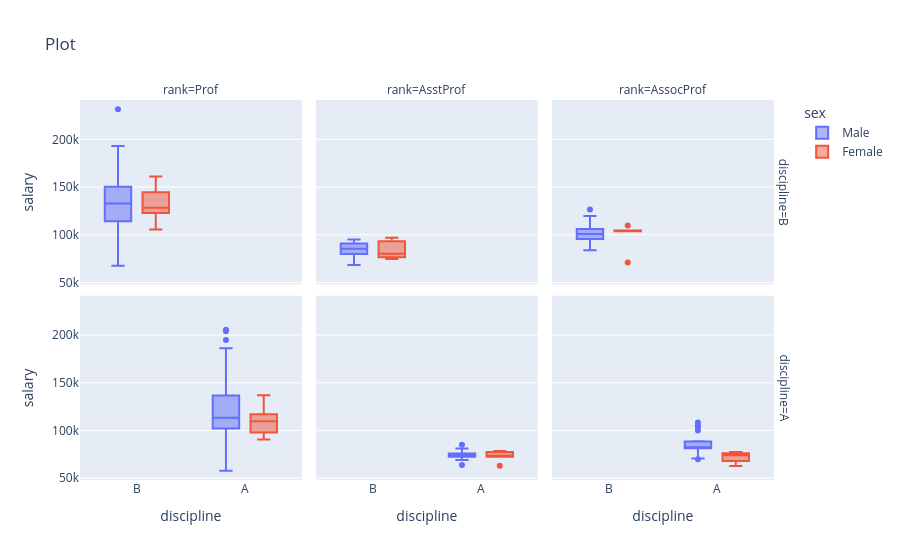

Source (notebook cell):
### Code cell
fig=px.box(data,  y='salary', x='discipline', facet_col="rank", facet_row="discipline", color='sex', title='Plot')

fig.show()

### Figure 1 — Plotly figure (JSON) as saved in the notebook; plotly's stock layout.template omitted (floating-point values rounded to 4 significant figures)
{"data": [{"alignmentgroup": "True", "hovertemplate": "sex=Male<br>discipline=%{x}<br>rank=Prof<br>salary=%{y}<extra></extra>", "legendgroup": "Male", "marker": {"color": "#636efa"}, "name": "Male", "notched": false, "offsetgroup": "Male", "orientation": "v", "showlegend": true, "type": "box", "x": ["B", "B", "B", "B", "B", "B", "B", "B", "B", "B", "B", "B", "B", "B", "B", "B", "B", "B", "B", "B", "B", "B", "B", "B", "B", "B", "B", "B", "B", "B", "B", "B", "B", "B", "B", "B", "B", "B", "B", "B", "B", "B", "B", "B", "B", "B", "B", "B", "B", "B", "B", "B", "B", "B", "B", "B", "B", "B", "B", "B", "B", "B", "B", "B", "B", "B", "B", "B", "B", "B", "B", "B", "B", "B", "B", "B", "B", "B", "B", "B", "B", "B", "B", "B", "B", "B", "B", "B", "B", "B", "B", "B", "B", "B", "B", "B", "B", "B", "B", "B", "B", "B", "B", "B", "B", "B", "B", "B", "B", "B", "B", "B", "B", "B", "B", "B", "B", "B", "B", "B", "B", "B", "B", "B", "B"], "x0": " ", "xaxis": "x4", "y": [139750, 173200, 115000, 141500, 175000, 147765, 119250, 104800, 117150, 101000, 118223, 132261, 117256, 155750, 125196, 146500, 101299, 231545, 94384, 114778, 98193, 126621, 108875, 106639, 117704, 109785, 101000, 99418, 91412, 126320, 146856, 100131, 92391, 113398, 150480, 193000, 150743, 135585, 144640, 132825, 152708, 172272, 166024, 123683, 129676, 102235, 106689, 133217, 126933, 153303, 112696, 119015, 156938, 128148, 111168, 118971, 137167, 176500, 105890, 167284, 130664, 181257, 151575, 93164, 134185, 111751, 147349, 142467, 141136, 150000, 101000, 134000, 107500, 153750, 180000, 133700, 122100, 189409, 114500, 119700, 160400, 152500, 165000, 96545, 162200, 120000, 163200, 111350, 128400, 126200, 145350, 146000, 119500, 170000, 145200, 129600, 67559, 134550, 135027, 104428, 162221, 124714, 151650, 134778, 192253, 116518, 145098, 151445, 98053, 145000, 128464, 137317, 106231, 114596, 162150, 150376, 107986, 142023, 128250, 144309, 186960, 93519, 142500, 138000, 145028], "y0": " ", "yaxis": "y4"}, {"alignmentgroup": "True", "hovertemplate": "sex=Male<br>discipline=%{x}<br>rank=AsstProf<br>salary=%{y}<extra></extra>", "legendgroup": "Male", "marker": {"color": "#636efa"}, "name": "Male", "notched": false, "offsetgroup": "Male", "orientation": "v", "showlegend": false, "type": "box", "x": ["B", "B", "B", "B", "B", "B", "B", "B", "B", "B", "B", "B", "B", "B", "B", "B", "B", "B", "B", "B", "B", "B", "B", "B", "B", "B", "B", "B", "B", "B", "B", "B", "B", "B", "B", "B", "B", "B"], "x0": " ", "xaxis": "x5", "y": [79750, 79800, 77700, 78000, 82379, 77000, 79916, 80225, 86373, 70768, 75044, 75243, 68404, 73266, 86100, 84240, 88825, 88400, 84000, 89942, 92000, 95079, 92000, 92000, 88000, 89516, 89942, 88795, 91227, 92700, 92000, 92700, 91300, 91000, 84716, 84500, 80139, 83600], "y0": " ", "yaxis": "y5"}, {"alignmentgroup": "True", "hovertemplate": "sex=Male<br>discipline=%{x}<br>rank=AssocProf<br>salary=%{y}<extra></extra>", "legendgroup": "Male", "marker": {"color": "#636efa"}, "name": "Male", "notched": false, "offsetgroup": "Male", "orientation": "v", "showlegend": false, "type": "box", "x": ["B", "B", "B", "B", "B", "B", "B", "B", "B", "B", "B", "B", "B", "B", "B", "B", "B", "B", "B", "B", "B", "B", "B", "B", "B", "B", "B", "B", "B", "B", "B", "B"], "x0": " ", "xaxis": "x6", "y": [97000, 119800, 100938, 93418, 103760, 83900, 90215, 100135, 90304, 100522, 107008, 105128, 105631, 95611, 113341, 95408, 98510, 101210, 105000, 95436, 100944, 100000, 106300, 86250, 90000, 113600, 118700, 105350, 107150, 95642, 126431, 99247], "y0": " ", "yaxis": "y6"}, {"alignmentgroup": "True", "hovertemplate": "sex=Male<br>discipline=%{x}<br>rank=Prof<br>salary=%{y}<extra></extra>", "legendgroup": "Male", "marker": {"color": "#636efa"}, "name": "Male", "notched": false, "offsetgroup": "Male", "orientation": "v", "showlegend": false, "type": "box", "x": ["A", "A", "A", "A", "A", "A", "A", "A", "A", "A", "A", "A", "A", "A", "A", "A", "A", "A", "A", "A", "A", "A", "A", "A", "A", "A", "A", "A", "A", "A", "A", "A", "A", "A", "A", "A", "A", "A", "A", "A", "A", "A", "A", "A", "A", "A", "A", "A", "A", "A", "A", "A", "A", "A", "A", "A", "A", "A", "A", "A", "A", "A", "A", "A", "A", "A", "A", "A", "A", "A", "A", "A", "A", "A", "A", "A", "A", "A", "A", "A", "A", "A", "A", "A", "A", "A", "A", "A", "A", "A", "A", "A", "A", "A", "A", "A", "A", "A", "A", "A", "A", "A", "A", "A", "A", "A", "A", "A", "A", "A", "A", "A", "A", "A", "A", "A", "A", "A", "A", "A", "A", "A", "A"], "x0": " ", "xaxis": "x", "y": [103450, 124750, 89565, 102580, 93904, 113068, 106294, 134885, 113543, 131205, 112429, 104279, 120806, 148500, 117515, 115313, 124309, 97262, 96614, 78162, 155500, 113278, 76840, 168635, 136000, 108262, 105668, 152664, 106608, 87800, 122400, 88175, 133900, 148750, 81700, 114000, 77202, 96200, 122875, 102600, 108200, 84273, 91100, 101100, 128800, 204000, 109000, 102000, 132000, 140300, 92550, 107550, 121200, 126000, 99000, 134800, 143940, 104350, 89650, 103700, 143250, 194800, 93000, 107200, 163200, 107100, 100600, 136500, 103600, 57800, 155865, 115800, 150500, 174500, 168500, 183800, 107300, 97150, 126300, 148800, 72300, 88600, 127100, 170500, 105260, 144050, 111350, 122500, 166800, 92050, 108100, 94350, 100351, 146800, 88709, 107309, 121946, 138771, 205500, 101036, 115435, 131950, 134690, 110515, 109707, 136660, 103275, 103649, 150680, 172505, 105000, 125192, 114330, 139219, 109305, 119450, 186023, 166605, 151292, 103106, 150564, 101738, 95329], "y0": " ", "yaxis": "y"}, {"alignmentgroup": "True", "hovertemplate": "sex=Male<br>discipline=%{x}<br>rank=AsstProf<br>salary=%{y}<extra></extra>", "legendgroup": "Male", "marker": {"color": "#636efa"}, "name": "Male", "notched": false, "offsetgroup": "Male", "orientation": "v", "showlegend": false, "type": "box", "x": ["A", "A", "A", "A", "A", "A", "A", "A", "A", "A", "A", "A", "A", "A", "A", "A", "A", "A"], "x0": " ", "xaxis": "x2", "y": [72500, 72500, 73000, 63900, 69700, 69200, 73800, 73000, 74000, 85000, 74000, 74500, 74000, 78785, 74856, 77081, 75996, 81035], "y0": " ", "yaxis": "y2"}, {"alignmentgroup": "True", "hovertemplate": "sex=Male<br>discipline=%{x}<br>rank=AssocProf<br>salary=%{y}<extra></extra>", "legendgroup": "Male", "marker": {"color": "#636efa"}, "name": "Male", "notched": false, "offsetgroup": "Male", "orientation": "v", "showlegend": false, "type": "box", "x": ["A", "A", "A", "A", "A", "A", "A", "A", "A", "A", "A", "A", "A", "A", "A", "A", "A", "A", "A", "A", "A", "A"], "x0": " ", "xaxis": "x3", "y": [83850, 82099, 82600, 81500, 82100, 83001, 73877, 100102, 81500, 70000, 83000, 74000, 88600, 88650, 81800, 104800, 70700, 81285, 108413, 78182, 104121, 86895], "y0": " ", "yaxis": "y3"}, {"alignmentgroup": "True", "hovertemplate": "sex=Female<br>discipline=%{x}<br>rank=Prof<br>salary=%{y}<extra></extra>", "legendgroup": "Female", "marker": {"color": "#EF553B"}, "name": "Female", "notched": false, "offsetgroup": "Female", "orientation": "v", "showlegend": true, "type": "box", "x": ["B", "B", "B", "B", "B", "B", "B", "B", "B", "B"], "x0": " ", "xaxis": "x4", "y": [129000, 151768, 140096, 111512, 122960, 127512, 144651, 161101, 105450, 124312], "y0": " ", "yaxis": "y4"}, {"alignmentgroup": "True", "hovertemplate": "sex=Female<br>discipline=%{x}<br>rank=AsstProf<br>salary=%{y}<extra></extra>", "legendgroup": "Female", "marker": {"color": "#EF553B"}, "name": "Female", "notched": false, "offsetgroup": "Female", "orientation": "v", "showlegend": false, "type": "box", "x": ["B", "B", "B", "B", "B"], "x0": " ", "xaxis": "x5", "y": [80225, 77000, 74692, 97032, 92000], "y0": " ", "yaxis": "y5"}, {"alignmentgroup": "True", "hovertemplate": "sex=Female<br>discipline=%{x}<br>rank=AssocProf<br>salary=%{y}<extra></extra>", "legendgroup": "Female", "marker": {"color": "#EF553B"}, "name": "Female", "notched": false, "offsetgroup": "Female", "orientation": "v", "showlegend": false, "type": "box", "x": ["B", "B", "B", "B", "B", "B"], "x0": " ", "xaxis": "x6", "y": [103613, 103994, 103750, 109650, 71065, 104542], "y0": " ", "yaxis": "y6"}, {"alignmentgroup": "True", "hovertemplate": "sex=Female<br>discipline=%{x}<br>rank=Prof<br>salary=%{y}<extra></extra>", "legendgroup": "Female", "marker": {"color": "#EF553B"}, "name": "Female", "notched": false, "offsetgroup": "Female", "orientation": "v", "showlegend": false, "type": "box", "x": ["A", "A", "A", "A", "A", "A", "A", "A"], "x0": " ", "xaxis": "x", "y": [137000, 105000, 91000, 117555, 90450, 116450, 109954, 109646], "y0": " ", "yaxis": "y"}, {"alignmentgroup": "True", "hovertemplate": "sex=Female<br>discipline=%{x}<br>rank=AsstProf<br>salary=%{y}<extra></extra>", "legendgroup": "Female", "marker": {"color": "#EF553B"}, "name": "Female", "notched": false, "offsetgroup": "Female", "orientation": "v", "showlegend": false, "type": "box", "x": ["A", "A", "A", "A", "A", "A"], "x0": " ", "xaxis": "x2", "y": [73500, 72500, 72500, 63100, 77500, 78500], "y0": " ", "yaxis": "y2"}, {"alignmentgroup": "True", "hovertemplate": "sex=Female<br>discipline=%{x}<br>rank=AssocProf<br>salary=%{y}<extra></extra>", "legendgroup": "Female", "marker": {"color": "#EF553B"}, "name": "Female", "notched": false, "offsetgroup": "Female", "orientation": "v", "showlegend": false, "type": "box", "x": ["A", "A", "A", "A"], "x0": " ", "xaxis": "x3", "y": [74830, 62884, 77500, 73300], "y0": " ", "yaxis": "y3"}], "layout": {"annotations": [{"font": {}, "showarrow": false, "text": "rank=Prof", "x": 0.1567, "xanchor": "center", "xref": "paper", "y": 1, "yanchor": "bottom", "yref": "paper"}, {"font": {}, "showarrow": false, "text": "rank=AsstProf", "x": 0.49, "xanchor": "center", "xref": "paper", "y": 1, "yanchor": "bottom", "yref": "paper"}, {"font": {}, "showarrow": false, "text": "rank=AssocProf", "x": 0.8233, "xanchor": "center", "xref": "paper", "y": 1, "yanchor": "bottom", "yref": "paper"}, {"font": {}, "showarrow": false, "text": "discipline=A", "textangle": 90, "x": 0.98, "xanchor": "left", "xref": "paper", "y": 0.2425, "yanchor": "middle", "yref": "paper"}, {"font": {}, "showarrow": false, "text": "discipline=B", "textangle": 90, "x": 0.98, "xanchor": "left", "xref": "paper", "y": 0.7575, "yanchor": "middle", "yref": "paper"}], "boxmode": "group", "legend": {"title": {"text": "sex"}, "tracegroupgap": 0}, "title": {"text": "Plot"}, "xaxis": {"anchor": "y", "categoryarray": ["B", "A"], "categoryorder": "array", "domain": [0, 0.3133], "title": {"text": "discipline"}}, "xaxis2": {"anchor": "y2", "categoryarray": ["B", "A"], "categoryorder": "array", "domain": [0.3333, 0.6467], "matches": "x", "title": {"text": "discipline"}}, "xaxis3": {"anchor": "y3", "categoryarray": ["B", "A"], "categoryorder": "array", "domain": [0.6667, 0.98], "matches": "x", "title": {"text": "discipline"}}, "xaxis4": {"anchor": "y4", "domain": [0, 0.3133], "matches": "x", "showticklabels": false}, "xaxis5": {"anchor": "y5", "domain": [0.3333, 0.6467], "matches": "x", "showticklabels": false}, "xaxis6": {"anchor": "y6", "domain": [0.6667, 0.98], "matches": "x", "showticklabels": false}, "yaxis": {"anchor": "x", "domain": [0, 0.485], "title": {"text": "salary"}}, "yaxis2": {"anchor": "x2", "domain": [0, 0.485], "matches": "y", "showticklabels": false}, "yaxis3": {"anchor": "x3", "domain": [0, 0.485], "matches": "y", "showticklabels": false}, "yaxis4": {"anchor": "x4", "domain": [0.515, 1], "matches": "y", "title": {"text": "salary"}}, "yaxis5": {"anchor": "x5", "domain": [0.515, 1], "matches": "y", "showticklabels": false}, "yaxis6": {"anchor": "x6", "domain": [0.515, 1], "matches": "y", "showticklabels": false}}}
